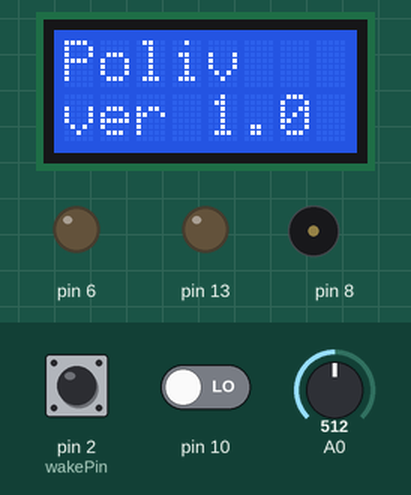
Bench run of a sketch on a simulated Arduino Uno, built with avr-gcc and run on an emulated ATmega328P. On the bench: 8×2 character LCD, output pins drawn as LEDs (lit = HIGH), buzzer (waves = sounding). Dashed ring = blinking. Inputs (shaded band) come from the test bench; at power-on: pin 2 (wakePin) HIGH, pin 10 LOW, A0 = 512. Sleep ends after the set time or at an interrupt.

Above: at 2.1 s.
At 4.7 s:
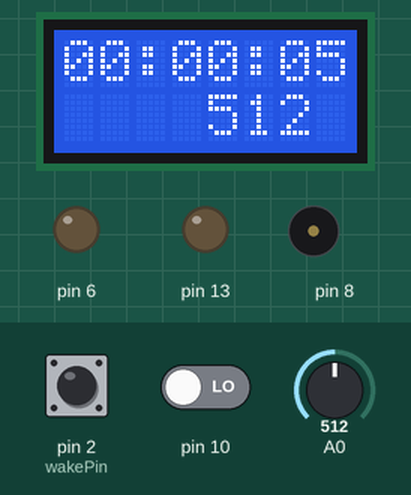
4.8 s: pin 2 (wakePin) pulled LOW for 3.2 s
At 5.9 s:
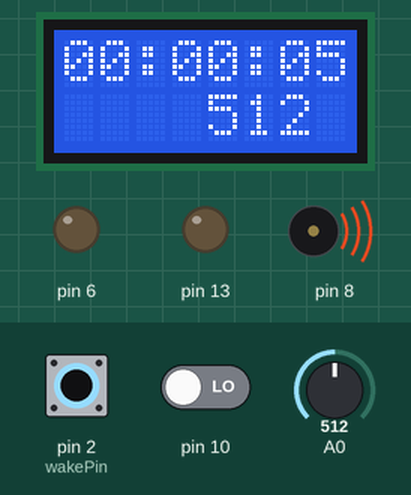
At 8.3 s:
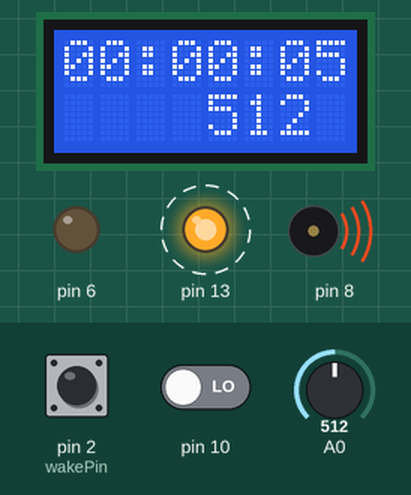
12.1 s: pin 2 (wakePin) pulled LOW for 3.2 s
Timing chart, 0 to 25.0 s (numbered marks = the images above; inputs shaded):
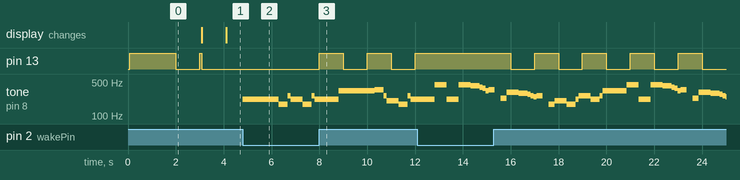

Measured:
- after the input at 4.8 s, tone on pin 8: plays 220 Hz for 1.5 s, 174 Hz for 0.38 s, 261 Hz for 0.13 s, 220 Hz for 0.50 s, 174 Hz for 0.38 s, 261 Hz for 0.13 s … (14 notes in this stretch), starting at once
- by itself, pin 13: alternates HIGH for 1.0 s and LOW for 1.0 s

The sketch:

sketch_jun01a.ino
```cpp
#include <avr/power.h>
#include <avr/sleep.h>
#include "tones.h"
#include <EEPROM.h>
#include <Wire.h>
#include <LiquidCrystal_I2C.h>

LiquidCrystal_I2C lcd(0x25,8,2);  //0x25 on work version LCD address to 0x27 for a 20 chars and 4 line display

unsigned int _ABVAR_2_PolivStart;
unsigned int current_millis_value,previous_millis_value;
unsigned long lastPoliv,seconds,timeToUpdate;
int _ABVAR_3_Poliv;
int _ABVAR_1_EarthLiq;
int wakePin = 2;
boolean toggle1 = 0;

void ChkTimer();
void PolivOff();
void PolivOn();

#define 	WDTO_15MS   0
#define 	WDTO_30MS   1
#define 	WDTO_60MS   2
#define 	WDTO_120MS   3
#define 	WDTO_250MS   4
#define 	WDTO_500MS   5
#define 	WDTO_1S   6
#define 	WDTO_2S   7
#define 	WDTO_4S   8
#define 	WDTO_8S   9

void setup()
{
  init_timer();
_ABVAR_3_Poliv = 0;
_ABVAR_2_PolivStart = 0;
_ABVAR_1_EarthLiq = 0;
lastPoliv=0;
pinMode( 6 , OUTPUT);
pinMode( 13 , OUTPUT);
pinMode( 10 , INPUT);
pinMode( A0 , INPUT);
pinMode( 2 , INPUT_PULLUP);
PolivOff();
attachInterrupt(0, wakeUpNow, LOW);

lcd.init();                      // initialize the lcd
   // Print a message to the LCD.
  lcd.backlight();
  lcd.print("Poliv");
  lcd.setCursor(0,1);
  lcd.print("ver 1.0");
  digitalWrite(13,HIGH);
  delay(3000);
  lcd.clear();
  printTime();
lastPoliv = millis();
digitalWrite(13,LOW);
}


void printTime(){
  unsigned int minutes,sec,hours;

  //current_millis_value = millis(); m += current_millis_value - lastPoliv- previous_millis_value; // should work even when millis rolls over
  //seconds += m / 1000;
  //m = m % 1000;
  minutes = seconds / 60; sec = seconds % 60; hours = minutes / 60; minutes = minutes % 60;
  //previous_millis_value = current_millis_value;

  lcd.setCursor(0,0);
  printDigits(hours);
  lcd.print(":");
  printDigits(minutes);
   lcd.print(":");
  printDigits(sec);
  lcd.setCursor(4,1);
  lcd.print(analogRead(A0));
  timeToUpdate=millis();

}
void loop()
{
if ((digitalRead(10)==HIGH || digitalRead(2)==LOW ) && ( ( _ABVAR_2_PolivStart ) == ( 0 ) ))
{
PolivOn();
}
ChkTimer();
//printTime();
if ((timeToUpdate + 1000) < millis()){
  printTime();
   timeToUpdate=millis();
}
sleepNow();
}

void printDigits(byte digits){
 // utility function for digital clock display: prints colon and leading 0

 if(digits < 10)
   lcd.print('0');
 lcd.print(digits);
}

void ChkTimer()
{
if (( ( _ABVAR_2_PolivStart ) > ( 1 ) ))
{
if (( ( millis() ) > ( ( _ABVAR_2_PolivStart + 5010 ) ) ))
{
PolivOff();
_ABVAR_2_PolivStart = 0 ;
}
}
}

void PolivOff()
{
_ABVAR_3_Poliv = 0 ;
digitalWrite( 6 , LOW );
digitalWrite(13,LOW);
}

void PolivOn()
{
  if ((lastPoliv + 60000) > millis() && lastPoliv>1){
    playSong();
   // sleepNow();

  }else {
_ABVAR_3_Poliv = 1 ;
digitalWrite( 6 , HIGH );
digitalWrite(13,HIGH);
delay(4000);
_ABVAR_3_Poliv = 0 ;
digitalWrite( 6 , LOW );
_ABVAR_2_PolivStart = millis() ;
lastPoliv=millis();
seconds=0;
printTime();
  }
   //LowPower.powerDown(SLEEP_1S, ADC_OFF, BOD_OFF); //maybe best type for sleep

delay(20000); //for sensor adjust
}

void sleepNow()
{
    /* Now is the time to set the sleep mode. In the Atmega8 datasheet
     * http://www.atmel.com/dyn/resources/prod_documents/doc2486.pdf on page 35
     * there is a list of sleep modes which explains which clocks and
     * wake up sources are available in which sleep modus.
     *
     * In the avr/sleep.h file, the call names of these sleep modus are to be found:
     *
     * The 5 different modes are:
     *     SLEEP_MODE_IDLE         -the least power savings
     *     SLEEP_MODE_ADC
     *     SLEEP_MODE_PWR_SAVE
     *     SLEEP_MODE_STANDBY
     *     SLEEP_MODE_PWR_DOWN     -the most power savings
     *
     *  the power reduction management <avr/power.h>  is described in
     *  http://www.nongnu.org/avr-libc/user-manual/group__avr__power.html
     */

  set_sleep_mode(SLEEP_MODE_IDLE);   // sleep mode is set here

  sleep_enable();          // enables the sleep bit in the mcucr register
                             // so sleep is possible. just a safety pin

  power_adc_disable();
  power_spi_disable();
  //power_timer0_disable();
  //power_timer1_disable();
  power_timer2_disable();
  power_twi_disable();


  sleep_mode();            // here the device is actually put to sleep!!

                             // THE PROGRAM CONTINUES FROM HERE AFTER WAKING UP
  sleep_disable();         // first thing after waking from sleep:
                            // disable sleep...

  power_all_enable();

}

void wakeUpNow() {

}

void playSong() {
  //tone(pin, note, duration)
    tone(8,LA3,Q);
    delay(1+Q); //delay duration should always be 1 ms more than the note in order to separate them.
    tone(8,LA3,Q);
    delay(1+Q);
    tone(8,LA3,Q);
    delay(1+Q);
    tone(8,F3,E+S);
    delay(1+E+S);
    tone(8,C4,S);
    delay(1+S);

    tone(8,LA3,Q);
    delay(1+Q);
    tone(8,F3,E+S);
    delay(1+E+S);
    tone(8,C4,S);
    delay(1+S);
    tone(8,LA3,H);
    delay(1+H);

    tone(8,E4,Q);
    delay(1+Q);
    tone(8,E4,Q);
    delay(1+Q);
    tone(8,E4,Q);
    delay(1+Q);
    tone(8,F4,E+S);
    delay(1+E+S);
    tone(8,C4,S);
    delay(1+S);

    tone(8,Ab3,Q);
    delay(1+Q);
    tone(8,F3,E+S);
    delay(1+E+S);
    tone(8,C4,S);
    delay(1+S);
    tone(8,LA3,H);
    delay(1+H);

    tone(8,LA4,Q);
    delay(1+Q);
    tone(8,LA3,E+S);
    delay(1+E+S);
    tone(8,LA3,S);
    delay(1+S);
    tone(8,LA4,Q);
    delay(1+Q);
    tone(8,Ab4,E+S);
    delay(1+E+S);
    tone(8,G4,S);
    delay(1+S);

    tone(8,Gb4,S);
    delay(1+S);
    tone(8,E4,S);
    delay(1+S);
    tone(8,F4,E);
    delay(1+E);
    delay(1+E);//PAUSE
    tone(8,Bb3,E);
    delay(1+E);
    tone(8,Eb4,Q);
    delay(1+Q);
    tone(8,D4,E+S);
    delay(1+E+S);
    tone(8,Db4,S);
    delay(1+S);

    tone(8,C4,S);
    delay(1+S);
    tone(8,B3,S);
    delay(1+S);
    tone(8,C4,E);
    delay(1+E);
    delay(1+E);//PAUSE QUASI FINE RIGA
    tone(8,F3,E);
    delay(1+E);
    tone(8,Ab3,Q);
    delay(1+Q);
    tone(8,F3,E+S);
    delay(1+E+S);
    tone(8,LA3,S);
    delay(1+S);

    tone(8,C4,Q);
    delay(1+Q);
     tone(8,LA3,E+S);
    delay(1+E+S);
    tone(8,C4,S);
    delay(1+S);
    tone(8,E4,H);
    delay(1+H);

     tone(8,LA4,Q);
    delay(1+Q);
    tone(8,LA3,E+S);
    delay(1+E+S);
    tone(8,LA3,S);
    delay(1+S);
    tone(8,LA4,Q);
    delay(1+Q);
    tone(8,Ab4,E+S);
    delay(1+E+S);
    tone(8,G4,S);
    delay(1+S);

    tone(8,Gb4,S);
    delay(1+S);
    tone(8,E4,S);
    delay(1+S);
    tone(8,F4,E);
    delay(1+E);
    delay(1+E);//PAUSE
    tone(8,Bb3,E);
    delay(1+E);
    tone(8,Eb4,Q);
    delay(1+Q);
    tone(8,D4,E+S);
    delay(1+E+S);
    tone(8,Db4,S);
    delay(1+S);

    tone(8,C4,S);
    delay(1+S);
    tone(8,B3,S);
    delay(1+S);
    tone(8,C4,E);
    delay(1+E);
    delay(1+E);//PAUSE QUASI FINE RIGA
    tone(8,F3,E);
    delay(1+E);
    tone(8,Ab3,Q);
    delay(1+Q);
    tone(8,F3,E+S);
    delay(1+E+S);
    tone(8,C4,S);
    delay(1+S);

    tone(8,LA3,Q);
    delay(1+Q);
     tone(8,F3,E+S);
    delay(1+E+S);
    tone(8,C4,S);
    delay(1+S);
    tone(8,LA3,H);
    delay(1+H);

    delay(2*H);
}

ISR(TIMER1_COMPA_vect){//timer1 interrupt 1Hz toggles pin 13 (LED)
//generates pulse wave of frequency 1Hz/2 = 0.5kHz (takes two cycles for full wave- toggle high then toggle low)
  if (toggle1){
    digitalWrite(13,HIGH);
    toggle1 = 0;
  }
  else{
    digitalWrite(13,LOW);
    toggle1 = 1;
  }
  seconds+=1;

}
void init_timer(){

  cli();//stop interrupts
  //set timer1 interrupt at 1Hz
  TCCR1A = 0;// set entire TCCR1A register to 0
  TCCR1B = 0;// same for TCCR1B
  TCNT1  = 0;//initialize counter value to 0
  // set compare match register for 1hz increments
  OCR1A = 15624;// = (16*10^6) / (1*1024) - 1 (must be <65536)
  // turn on CTC mode
  TCCR1B |= (1 << WGM12);
  // Set CS10 and CS12 bits for 1024 prescaler
  TCCR1B |= (1 << CS12) | (1 << CS10);
  // enable timer compare interrupt
  TIMSK1 |= (1 << OCIE1A);

  sei();//allow interrupts

  //no SPI
  power_spi_disable();
//  power_timer0_disable(); //used for TWI
//  power_timer1_disable(); //no timers
//  power_timer2_disable();
}
```

tones.h
```cpp
// NB: ALL NOTES DEFINED WITH STANDARD ENGLISH NAMES, EXCEPT FROM "A"
//THAT IS CALLED WITH THE ITALIAN NAME "LA" BECAUSE A0,A1...ARE THE ANALOG PINS ON ARDUINO.
// (Ab IS CALLED Ab AND NOT LAb)
#define	C0 16.35
#define	Db0	17.32
#define	D0	18.35
#define	Eb0	19.45
#define	E0	20.60
#define	F0	21.83
#define	Gb0	23.12
#define	G0	24.50
#define	Ab0	25.96
#define	LA0	27.50
#define	Bb0	29.14
#define	B0	30.87
#define	C1	32.70
#define	Db1	34.65
#define	D1	36.71
#define	Eb1	38.89
#define	E1	41.20
#define	F1	43.65
#define	Gb1	46.25
#define	G1	49.00
#define	Ab1	51.91
#define	LA1	55.00
#define	Bb1	58.27
#define	B1	61.74
#define	C2	65.41
#define	Db2	69.30
#define	D2	73.42
#define	Eb2	77.78
#define	E2	82.41
#define	F2	87.31
#define	Gb2	92.50
#define	G2	98.00
#define	Ab2	103.83
#define	LA2	110.00
#define	Bb2	116.54
#define	B2	123.47
#define	C3	130.81
#define	Db3	138.59
#define	D3	146.83
#define	Eb3	155.56
#define	E3	164.81
#define	F3	174.61
#define	Gb3	185.00
#define	G3	196.00
#define	Ab3	207.65
#define	LA3	220.00
#define	Bb3	233.08
#define	B3	246.94
#define	C4	261.63
#define	Db4	277.18
#define	D4	293.66
#define	Eb4	311.13
#define	E4	329.63
#define	F4	349.23
#define	Gb4	369.99
#define	G4	392.00
#define	Ab4	415.30
#define	LA4	440.00
#define	Bb4	466.16
#define	B4	493.88
#define	C5	523.25
#define	Db5	554.37
#define	D5	587.33
#define	Eb5	622.25
#define	E5	659.26
#define	F5	698.46
#define	Gb5	739.99
#define	G5	783.99
#define	Ab5	830.61
#define	LA5	880.00
#define	Bb5	932.33
#define	B5	987.77
#define	C6	1046.50
#define	Db6	1108.73
#define	D6	1174.66
#define	Eb6	1244.51
#define	E6	1318.51
#define	F6	1396.91
#define	Gb6	1479.98
#define	G6	1567.98
#define	Ab6	1661.22
#define	LA6	1760.00
#define	Bb6	1864.66
#define	B6	1975.53
#define	C7	2093.00
#define	Db7	2217.46
#define	D7	2349.32
#define	Eb7	2489.02
#define	E7	2637.02
#define	F7	2793.83
#define	Gb7	2959.96
#define	G7	3135.96
#define	Ab7	3322.44
#define	LA7	3520.01
#define	Bb7	3729.31
#define	B7	3951.07
#define	C8	4186.01
#define	Db8	4434.92
#define	D8	4698.64
#define	Eb8	4978.03
// DURATION OF THE NOTES
#define BPM 120    //  you can change this value changing all the others
#define H 2*Q //half 2/4
#define Q 60000/BPM //quarter 1/4
#define E Q/2   //eighth 1/8
#define S Q/4 // sixteenth 1/16
#define W 4*Q // whole 4/4
```
